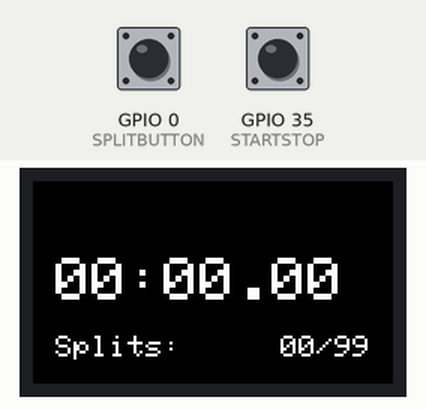
This sketch was run on a simulated ESP32. On the bench: 240×135 colour display. The inputs (shaded band) are chosen by the test bench; at power-on: GPIO 35 (STARTSTOP) HIGH, GPIO 0 (SPLITBUTTON) HIGH.

Above: at 1.3 s.
1.4 s: GPIO 35 (STARTSTOP) pulled LOW for 0.15 s
At 1.49 s:
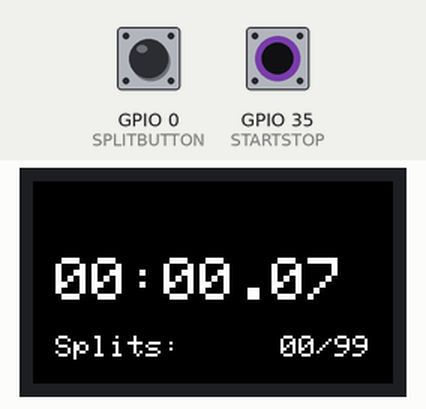
2.1 s: GPIO 0 (SPLITBUTTON) pulled LOW for 0.15 s
At 2.11 s:
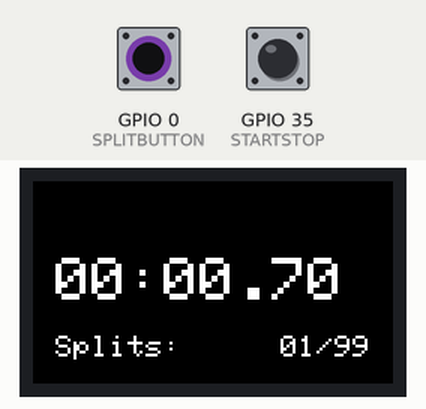
2.8 s: GPIO 0 (SPLITBUTTON) pulled LOW for 1 s
At 2.81 s:
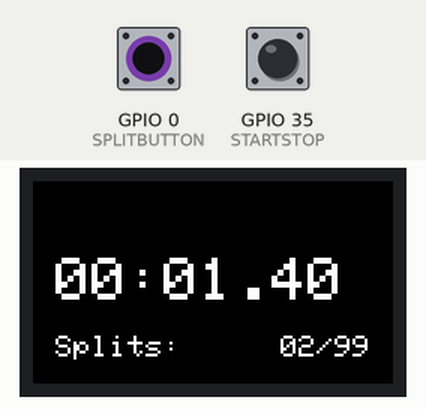

The sketch:

imp.ino
```cpp
#include <TFT_eSPI.h>
#include <SPI.h>

TFT_eSPI tft = TFT_eSPI(135, 240);  // inicializace displeje

#define STARTSTOP 35    // tlačítko pro start a stop čítání + reset
#define SPLITBUTTON 0   // tlačítko pro tvorbu a procházení mezičasů
#define LONG_PRESS 1000   // minimální délka dlouhého stisku tlačítka v ms
#define PRESS_PAUSE 100   // doba mezi stisknutími, kdy tlačítko nereaguje aby se předešlo nechtěným dvojklikům

#define SPLIT_CAPACITY 99  // maximální počet mezičasů v paměti

// struktura pro ukládání mezičasů
typedef struct split {
  int minutes;
  int sec;
  int ms;
} split;

hw_timer_t * timer = NULL;      // struktura časovače/čitače
split splits[SPLIT_CAPACITY];   // pole uložených mezičasů
split save;                     // mezičas k uložení
int saved_splits = 0;           // aktuální počet uložených mezičasů
int shown = 0;                  // aktuálně zobrazený mezičas
// stavové proměnné nastavované obsluhou přerušení pro zajíštění překreslení/přepnutí v hlavní smyčce
bool savesplit = false;
bool showsplits = false;
bool nextsplit = false;
bool shouldrun = false;
bool canreset = false;
bool running = false;
int mode = 0;                   // režim stopek (0 = stopky, 1 = prohlížení mezičasů)
char buf[9];                    // buffer pro sprinf k vykreslování času
// napočítaný čas
int ms = 0;
int sec = 0;
int minutes = 0;
// poslední zobrazený čas (kvůli překreslení)
int lastmin = 0;
int lastsec = 0;
int lastms = 0;
// čas posedlních stisků tlačítek kvůli ochraně proti dvojklikům
int lastpress_ss = 0;
int lastpress_split = 0;
// pomocné proměnné pro obsluhu dlouhého stisku tlačítka
int lastState = HIGH;
int lastTime = 0;

void setup() {
  // inicializace tlačítek
  pinMode(STARTSTOP, INPUT_PULLUP);
  pinMode(SPLITBUTTON, INPUT_PULLUP);
  // inciializace počátečního stavu displeje
  tft.init();
  tft.setRotation(1);
  tft.fillScreen(TFT_BLACK);
  tft.setCursor(0,0);
  tft.setTextColor(TFT_WHITE);
  tft.setTextSize(4);
  tft.drawString("00:00.00", 15, tft.height()/2 - 16);
  tft.setTextSize(2);
  tft.drawString("Splits:", 15, tft.height()-32);
  tft.drawString("00/"+String(SPLIT_CAPACITY), tft.width()-15-60, tft.height()-32);
  tft.setTextSize(4);
  // nastavení a inicializacce časovače
  timer = timerBegin(0, 80, true);
  timerAttachInterrupt(timer, &updateTime, true);
  timerAlarmWrite(timer, 10000, true);
  // připojení obsluh přerušení pro ovládací tlačítka
  attachInterrupt(STARTSTOP, handleStartStop, CHANGE);
  attachInterrupt(SPLITBUTTON, handleSplit, FALLING);
}

void loop() {
  // obsluha spuštění čítání
  if (shouldrun && !running) {
    if (mode == 1) {
      tft.setTextColor(TFT_BLACK);
      sprintf(buf, "%02d:%02d.%02d", splits[shown].minutes, splits[shown].sec, splits[shown].ms);
      tft.setTextSize(2);
      tft.drawString("Split time "+String(shown+1), 15, 32);
      tft.setTextSize(4);
      tft.drawString(buf, 15, tft.height()/2 - 16);
    }
      mode = 0;
      running = true;
      timerAlarmEnable(timer);
      canreset = true;
  }
  // obsluha pozastavení čítání
  if (!shouldrun && running) {
    running = false;
    timerAlarmDisable(timer);
  }
  // obsluha čítání
  if (running) {
    // kopie načítaného času aby se hodnoty pomocí přerušení nezměnily během vykonávání hlavní smyčky
    int mslock = ms;
    int slock = sec;
    int minlock = minutes;
    tft.setTextColor(TFT_BLACK);
    if (lastmin != minlock) {  // vyčištění minut, pokud se změnily
      sprintf(buf, "%02d", lastmin);
      tft.drawString(buf, 15, tft.height()/2 - 16);
    }
    if (lastsec != slock) {  // vyčištění vteřin
      sprintf(buf, "   %02d", lastsec);
      tft.drawString(buf, 15, tft.height()/2 - 16);
    }
    sprintf(buf, "      %02d", lastms);  // milisekundy se změnily prakticky jistě - čistíme při každém průběhu
    tft.drawString(buf, 15, tft.height()/2 - 16);
    tft.setTextColor(TFT_WHITE);
     // vykreslení nového času
    sprintf(buf, "%02d:%02d.%02d", minlock, slock, mslock);
    tft.drawString(buf, 15, tft.height()/2 - 16);
    lastmin = minlock;
    lastsec = slock;
    lastms = mslock;
    delay(75);
  }

  // vymazání aktuálního mezičasu z displeje a posun na další
  if (nextsplit) {
    tft.setTextColor(TFT_BLACK);
    sprintf(buf, "%02d:%02d.%02d", splits[shown].minutes, splits[shown].sec, splits[shown].ms);
    tft.drawString(buf, 15, tft.height()/2 - 16);
    shown = (shown + 1) % saved_splits;
    showsplits = true;
    nextsplit = false;

  }
  // přepnutí do modu mezičasů a vykreslení vybraného mezičasu
  if (showsplits) {
    mode = 1;
    showsplits = false;
    shouldrun = false;
    tft.setTextColor(TFT_BLACK);
    sprintf(buf, "%02d:%02d.%02d", lastmin, lastsec, lastms);
    tft.drawString(buf, 15, tft.height()/2 - 16);
    tft.setTextSize(2);
    tft.drawString("Split time "+String(shown > 0 ? shown : saved_splits), 15, 32);
    tft.setTextColor(TFT_WHITE);
    tft.setTextSize(4);
    sprintf(buf, "%02d:%02d.%02d", splits[shown].minutes, splits[shown].sec, splits[shown].ms);
    tft.drawString(buf, 15, tft.height()/2 - 16);
    tft.setTextSize(2);
    tft.drawString("Split time "+String(shown+1), 15, 32);
    tft.setTextSize(4);
  }
  // obsluha uložení mezičasu + překreslení počítadla mezičasů
  if (savesplit) {
    savesplit = false;
    char splitbuf[3];
      sprintf(splitbuf, "%02d", saved_splits);
      tft.setTextSize(2);
      tft.setTextColor(TFT_BLACK);
      tft.drawString(splitbuf, tft.width()-15-60, tft.height()-32);
      tft.setTextColor(TFT_WHITE);
    splits[saved_splits] = save;
    saved_splits++;
    sprintf(splitbuf, "%02d", saved_splits);
    tft.drawString(splitbuf, tft.width()-15-60, tft.height()-32);
    tft.setTextSize(4);
  }
  // obsluha resetu podržením
  int state = digitalRead(STARTSTOP);
  int time = millis();
  if (lastState == LOW && state == LOW && time-lastTime > LONG_PRESS && canreset) {
    reset();
  }
}

// vynulování všech relevantních proměnných
void reset() {
  saved_splits = 0;
  shown = 0;
  savesplit = false;
  showsplits = false;
  nextsplit = false;
  shouldrun = false;
  canreset = false;
  running = false;
  mode = 0;
  canreset = false;
  tft.fillScreen(TFT_BLACK);
  tft.drawString("00:00.00", 15, tft.height()/2 - 16);
  shouldrun = false;
  running = false;
  timerAlarmDisable(timer);
  minutes = 0; sec = 0; ms = 0;
  saved_splits = 0;
  tft.setTextSize(2);
  tft.drawString("Splits:", 15, tft.height()-32);
  tft.drawString("00/"+String(SPLIT_CAPACITY), tft.width()-15-60, tft.height()-32);
  tft.setTextSize(4);
}

// obsluha časového přerušení, přepočet všech časových proměnných
void updateTime() {
  if (ms == 99) {
    ms = 0;
    if (sec == 59) {
      sec = 0;
      if (minutes == 99) {
        minutes = 0;
        sec = 0;
        ms = 0;
      } else {
        minutes++;
      }
    } else {
      sec++;
    }
  } else {
    ms++;
  }
}

// obsluha přerušení z tlačítka na start/stop/reset
void handleStartStop() {
  if (millis() - lastpress_ss > PRESS_PAUSE) {
    int state = digitalRead(STARTSTOP);
    int time = millis();
    if (lastState == HIGH && state == LOW) {
        shouldrun = !shouldrun;
    }
    lastState = state;
    lastTime = time;
    lastpress_ss = millis();
  }
}

// obsluha přerušení z mezičasového tlačítka
void handleSplit() {
  if (millis() - lastpress_split > PRESS_PAUSE && digitalRead(SPLITBUTTON) == LOW) {
    if (running) {
      if (saved_splits < SPLIT_CAPACITY) {
        savesplit = true;
        save.ms = ms;
        save.sec = sec;
        save.minutes = minutes;
      }
    } else if (saved_splits > 0) {
      if (mode == 1) {
        nextsplit = true;
      } else {
        shown = 0;
        showsplits = true;
      }
    }
    lastpress_split = millis();
  }
}
```

Measured:
- after the input at 1.4 s, the display: changes after 0.08 s (image 1)
